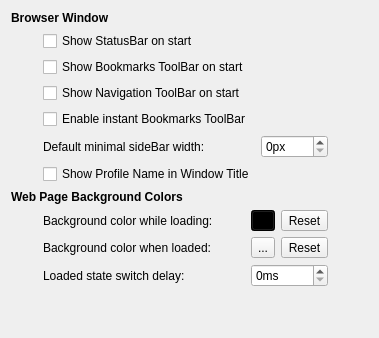
         <widget class="QWidget" name="appearancePage">
          <layout class="QGridLayout" name="gridLayout_21">
           <item row="0" column="0">
            <layout class="QGridLayout" name="gridLayout_16">
             <item row="1" column="2">
              <layout class="QGridLayout" name="gridLayout_7">
               <item row="1" column="0">
                <widget class="QCheckBox" name="showBookmarksToolbar">
                 <property name="text">
                  <string>Show Bookmarks ToolBar on start</string>
                 </property>
                </widget>
               </item>
               <item row="4" column="0">
                <widget class="QLabel" name="label_56">
                 <property name="text">
                  <string>Default minimal sideBar width:</string>
                 </property>
                </widget>
               </item>
               <item row="0" column="0">
                <widget class="QCheckBox" name="showStatusbar">
                 <property name="text">
                  <string>Show StatusBar on start</string>
                 </property>
                </widget>
               </item>
               <item row="2" column="0">
                <widget class="QCheckBox" name="showNavigationToolbar">
                 <property name="text">
                  <string>Show Navigation ToolBar on start</string>
                 </property>
                </widget>
               </item>
               <item row="3" column="0">
                <widget class="QCheckBox" name="instantBookmarksToolbar">
                 <property name="text">
                  <string>Enable instant Bookmarks ToolBar</string>
                 </property>
                </widget>
               </item>
               <item row="4" column="1">
                <widget class="QSpinBox" name="defaultSideBarWidth">
                 <property name="suffix">
                  <string>px</string>
                 </property>
                 <property name="maximum">
                  <number>9999</number>
                 </property>
                </widget>
               </item>
               <item row="5" column="0">
                <widget class="QCheckBox" name="showProfileName">
                 <property name="text">
                  <string>Show Profile Name in Window Title</string>
                 </property>
                </widget>
               </item>
              </layout>
             </item>
             <item row="3" column="0" colspan="3">
              <widget class="QLabel" name="label_17">
               <property name="text">
                <string>&lt;html&gt;&lt;head/&gt;&lt;body&gt;&lt;p&gt;&lt;span style=&quot; font-weight:700;&quot;&gt;Web Page Background Colors&lt;/span&gt;&lt;/p&gt;&lt;/body&gt;&lt;/html&gt;</string>
               </property>
              </widget>
             </item>
             <item row="6" column="2">
              <spacer name="verticalSpacer_12">
               <property name="orientation">
                <enum>Qt::Orientation::Vertical</enum>
               </property>
               <property name="sizeHint" stdset="0">
                <size>
                 <width>20</width>
                 <height>40</height>
                </size>
               </property>
              </spacer>
             </item>
             <item row="5" column="2">
              <layout class="QGridLayout" name="gridLayout_25">
               <item row="0" column="1">
                <widget class="MacToolButton" name="backgroundColorLoading">
                 <property name="styleSheet">
                  <string notr="true">background: black;</string>
                 </property>
                 <property name="text">
                  <string>...</string>
                 </property>
                </widget>
               </item>
               <item row="0" column="2">
                <widget class="QToolButton" name="backgroundColorLoadingReset">
                 <property name="text">
                  <string>Reset</string>
                 </property>
                </widget>
               </item>
               <item row="1" column="1">
                <widget class="MacToolButton" name="backgroundColorLoaded">
                 <property name="text">
                  <string>...</string>
                 </property>
                </widget>
               </item>
               <item row="1" column="2">
                <widget class="QToolButton" name="backgroundColorLoadedReset">
                 <property name="text">
                  <string>Reset</string>
                 </property>
                </widget>
               </item>
               <item row="1" column="0">
                <widget class="QLabel" name="label_49">
                 <property name="text">
                  <string>Background color when loaded:</string>
                 </property>
                </widget>
               </item>
               <item row="0" column="0">
                <widget class="QLabel" name="label_21">
                 <property name="text">
                  <string>Background color while loading:</string>
                 </property>
                </widget>
               </item>
               <item row="2" column="1" colspan="2">
                <widget class="QSpinBox" name="loadedSwitchDelay">
                 <property name="suffix">
                  <string comment="miliseconds">ms</string>
                 </property>
                 <property name="maximum">
                  <number>5000</number>
                 </property>
                 <property name="singleStep">
                  <number>10</number>
                 </property>
                </widget>
               </item>
               <item row="2" column="0">
                <widget class="QLabel" name="label_55">
                 <property name="text">
                  <string comment="Time in milisencods which describes how long to wait after the page was initially loaded before switching the backgroung color to the loaded variant.">Loaded state switch delay:</string>
                 </property>
                </widget>
               </item>
              </layout>
             </item>
             <item row="0" column="0" colspan="3">
              <widget class="QLabel" name="label_18">
               <property name="text">
                <string>&lt;b&gt;Browser Window&lt;/b&gt;</string>
               </property>
              </widget>
             </item>
             <item row="1" column="3">
              <spacer name="horizontalSpacer_2">
               <property name="orientation">
                <enum>Qt::Orientation::Horizontal</enum>
               </property>
               <property name="sizeHint" stdset="0">
                <size>
                 <width>40</width>
                 <height>20</height>
                </size>
               </property>
              </spacer>
             </item>
             <item row="1" column="0">
              <spacer name="horizontalSpacer_8">
               <property name="orientation">
                <enum>Qt::Orientation::Horizontal</enum>
               </property>
               <property name="sizeType">
                <enum>QSizePolicy::Policy::Fixed</enum>
               </property>
               <property name="sizeHint" stdset="0">
                <size>
                 <width>20</width>
                 <height>20</height>
                </size>
               </property>
              </spacer>
             </item>
            </layout>
           </item>
          </layout>
         </widget>
